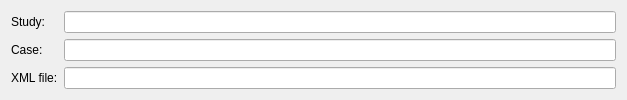
<ui version="4.0" >
 <class>IdForm</class>
 <widget class="QWidget" name="IdForm" >
  <property name="geometry" >
   <rect>
    <x>0</x>
    <y>0</y>
    <width>627</width>
    <height>100</height>
   </rect>
  </property>
  <property name="windowTitle" >
   <string>IdForm</string>
  </property>
  <layout class="QGridLayout" >
   <item row="0" column="0" >
    <layout class="QGridLayout" >
     <item row="0" column="0" >
      <widget class="QLabel" name="label" >
       <property name="text" >
        <string>Study:</string>
       </property>
      </widget>
     </item>
     <item row="0" column="1" >
      <widget class="QLineEdit" name="lineEdit" >
       <property name="readOnly" >
        <bool>true</bool>
       </property>
      </widget>
     </item>
     <item row="1" column="0" >
      <widget class="QLabel" name="label_2" >
       <property name="text" >
        <string>Case:</string>
       </property>
      </widget>
     </item>
     <item row="1" column="1" >
      <widget class="QLineEdit" name="lineEdit_2" >
       <property name="readOnly" >
        <bool>true</bool>
       </property>
      </widget>
     </item>
     <item row="2" column="0" >
      <widget class="QLabel" name="label_3" >
       <property name="text" >
        <string>XML file:</string>
       </property>
      </widget>
     </item>
     <item row="2" column="1" >
      <widget class="QLineEdit" name="lineEdit_3" >
       <property name="readOnly" >
        <bool>true</bool>
       </property>
      </widget>
     </item>
    </layout>
   </item>
  </layout>
 </widget>
 <tabstops>
  <tabstop>lineEdit</tabstop>
  <tabstop>lineEdit_2</tabstop>
  <tabstop>lineEdit_3</tabstop>
 </tabstops>
 <resources/>
 <connections/>
</ui>
